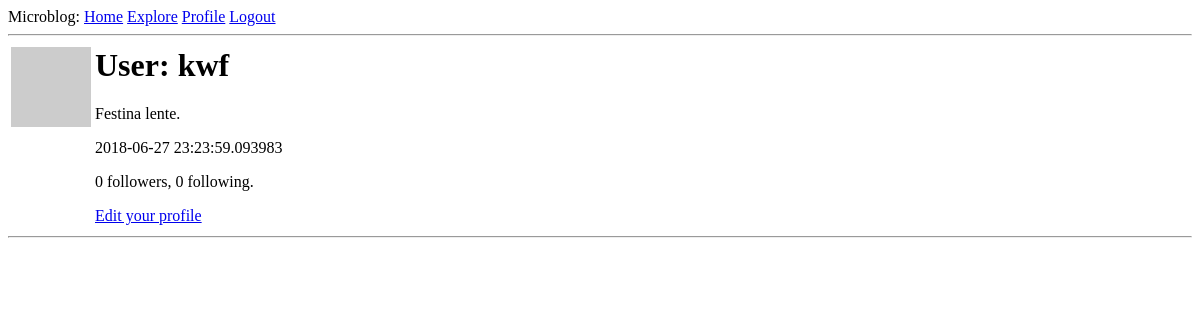
The app's page /user/kwf (signed in), older data.
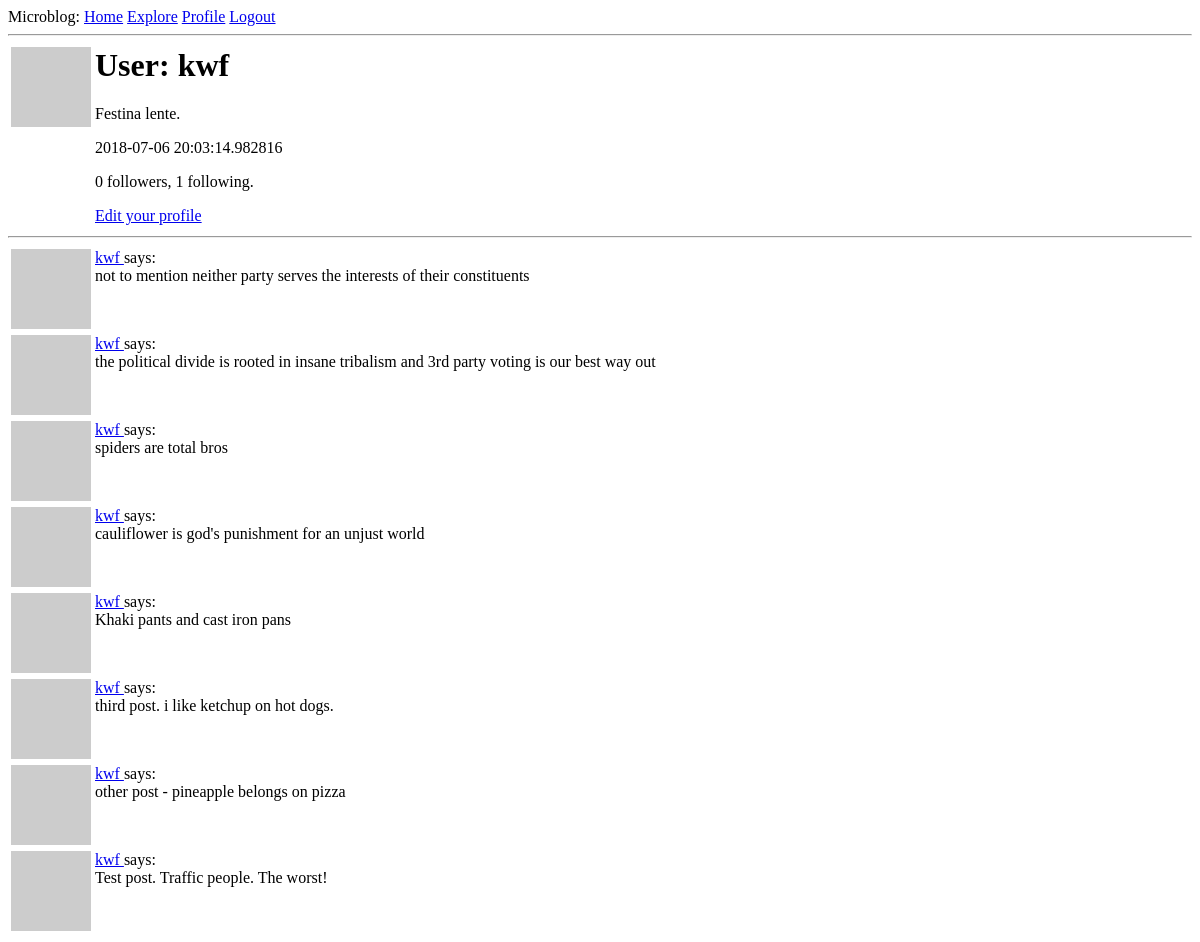
The same page, newer data.
### app/models.py (models this page shows, shortened)
class User(UserMixin, db.Model):
    id = db.Column(db.Integer, primary_key=True)
    username = db.Column(db.String(64), index=True, unique=True)
    email = db.Column(db.String(120), index=True, unique=True)
    password_hash = db.Column(db.String(128))
    posts = db.relationship('Post', backref='author', lazy='dynamic')
    about_me = db.Column(db.String(140))
    last_seen = db.Column(db.DateTime, default=datetime.utcnow)
    def avatar(self,size):
        digest = md5(self.email.lower().encode('utf-8')).hexdigest()
        return f'https://www.gravatar.com/avatar/{digest}?d=identicon&s={size}'
    followed = db.relationship(
        'User', secondary=followers,
        primaryjoin=(followers.c.follower_id == id),
        secondaryjoin=(followers.c.followed_id == id),
        backref=db.backref('followers', lazy='dynamic'), lazy='dynamic')

class Post(db.Model):
    id = db.Column(db.Integer, primary_key=True)
    body = db.Column(db.String(140))
    timestamp = db.Column(db.DateTime, index=True, default=datetime.utcnow)
    user_id = db.Column(db.Integer, db.ForeignKey('user.id'))

### app/routes.py (the view)
@app.route('/user/<username>') # data contained in brackets is DYNAMIC. Flask will automatically accept any text there and will invoke a view using the actual text!
@login_required
def user(username):
    user = User.query.filter_by(username=username).first_or_404()#auto 404's if there are no results in the query
    page = request.args.get('page', 1, type=int)
    posts = user.posts.order_by(Post.timestamp.desc()).paginate(page, app.config['POSTS_PER_PAGE'], False)
    next_url = url_for('user', username=user.username, page=posts.next_num) if posts.has_prev else None
    prev_url = url_for('user', username=user.username, page=posts.prev_num) if posts.has_prev else None
    return render_template('user.html', user=user, posts=posts.items, next_url=next_url, prev_url=prev_url)

### app/models.py (called while the page is built)
@login.user_loader
def load_user(id):
    return User.query.get(int(id))

### app/routes.py (called while the page is built)
@app.before_request
def before_request():
    if current_user.is_authenticated:
        current_user.last_seen = datetime.utcnow()
        db.session.commit()#don't need db.session.add - done separately in the user loader

### app/templates/user.html (shortened to what this page needs)
{% extends 'base.html' %}
{% block content %}
    <table>
        <tr valign="top">
            <td><img src="{{ user.avatar(128) }}" alt=""></td>
            <td>
                <h1>User: {{ user.username }}</h1>
                {% if user.about_me %}<p>{{ user.about_me }}</p>{% endif %}
                {% if user.last_seen %}<p>{{ user.last_seen }}</p>{% endif %}
                <p>{{ user.followers.count() }} followers, {{user.followed.count() }} following.</p>
                {% if user == current_user %}
                <p><a href="{{ url_for('edit_profile') }}">Edit your profile</a></p>
                {% elif not current_user.is_following(user) %}
                <p><a href="{{ url_for('follow', username=user.username) }}">follow</a></p>
                {% else %}
                <p><a href="{{ url_for('unfollow', username=user.username) }}">unfollow</a></p>
                {% endif %}
            </td>
        </tr>
    </table>
    <hr>
    {% for post in posts %}
        {% include '_post.html' %}
    {% endfor %}
{% endblock %}

### app/templates/_post.html
    <table>
        <tr valign="top">
            <td><img src="{{ post.author.avatar(36) }}" alt=""></td>
            <td>
                <a href="{{ url_for('user', username=post.author.username) }}">
                {{ post.author.username }}
                </a>
                says:<br>{{ post.body }}
            </td>
        </tr>
    </table>

Row changes from the older to the newer data that the page shows:
changed User "kwf": last_seen "2018-06-27 23:23:59.093983" → "2018-07-06 20:03:14.982816"
added Post: author.username "kwf", body "not to mention neither party serves the interests of their constituents"
added Post: author.username "kwf", body "the political divide is rooted in insane tribalism and 3rd party voting is our best way out"
added Post: author.username "kwf", body "spiders are total bros"
added Post: author.username "kwf", body "cauliflower is god's punishment for an unjust world"
added Post: author.username "kwf", body "Khaki pants and cast iron pans"
added Post: author.username "kwf", body "third post. i like ketchup on hot dogs."
added Post: author.username "kwf", body "other post - pineapple belongs on pizza"
added Post: author.username "kwf", body "Test post. Traffic people. The worst!"
Text that changed along with them:
{{ user.followed.count() }}: "0" → "1"
